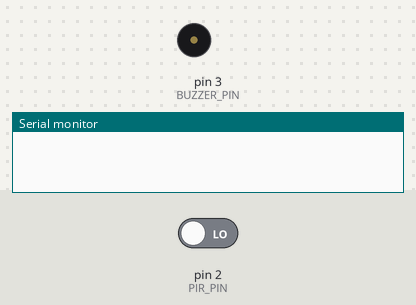
A sketch run on a simulated Arduino Uno, built with avr-gcc and run on an emulated ATmega328P. Parts: buzzer (waves = sounding, pin HIGH), the last lines printed to the serial monitor. Inputs (shaded band) come from the test bench; at power-on: pin 2 (PIR_PIN) LOW.

Above: at 1.2 s.
1.3 s: pin 2 (PIR_PIN) driven HIGH
At 2.6 s:
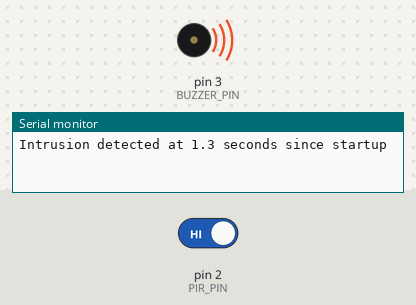
Timing chart, 0 to 5.8 s (numbered marks = the images above; inputs shaded):
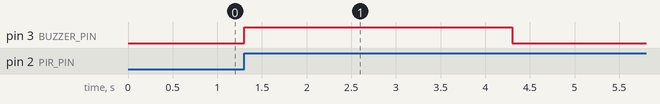

Measured:
- after the input at 1.3 s, pin 3 (BUZZER_PIN): LOW → HIGH at once, → LOW 3.0 s later

The sketch:

05_intrusion_detection.ino
```cpp
// EXPERIMENT 5: PIR intrusion alarm with active buzzer
// PIR OUT -> D2; active buzzer + -> D3, - -> GND.
// Use a transistor driver if the buzzer current exceeds the GPIO rating.
const uint8_t PIR_PIN = 2;
const uint8_t BUZZER_PIN = 3;
const unsigned long ALARM_MS = 3000;
const unsigned long COOLDOWN_MS = 10000;
unsigned long startTime;
unsigned long lastAlert = 0;
unsigned long buzzerStart = 0;
bool alarmOn = false;

void setup() {
  Serial.begin(9600);
  pinMode(PIR_PIN, INPUT);
  pinMode(BUZZER_PIN, OUTPUT);
  digitalWrite(BUZZER_PIN, LOW);
  startTime = millis();
}

void loop() {
  unsigned long now = millis();
  bool cooldownComplete = lastAlert == 0 || now - lastAlert >= COOLDOWN_MS;
  if (digitalRead(PIR_PIN) == HIGH && !alarmOn && cooldownComplete) {
    Serial.print("Intrusion detected at ");
    Serial.print((now - startTime) / 1000.0, 1);
    Serial.println(" seconds since startup");
    digitalWrite(BUZZER_PIN, HIGH);
    buzzerStart = now;
    lastAlert = now;
    alarmOn = true;
  }
  if (alarmOn && now - buzzerStart >= ALARM_MS) {
    digitalWrite(BUZZER_PIN, LOW);
    alarmOn = false;
  }
}
```
